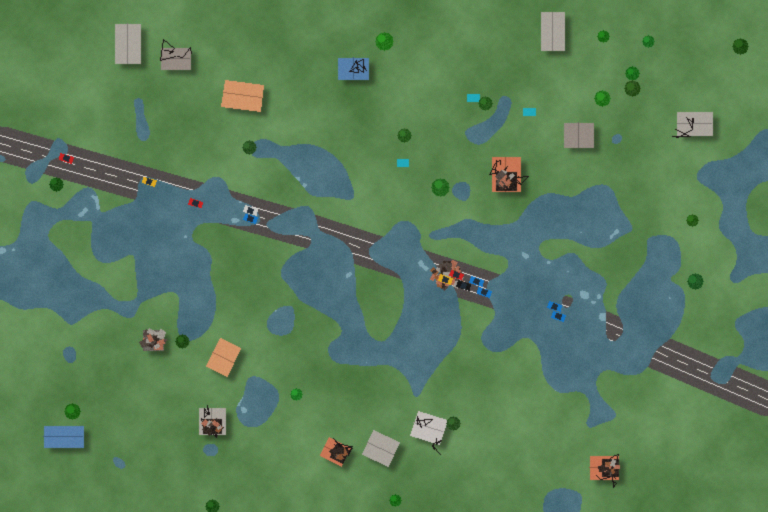
#> input picture data/samples/flooded_highway.png, 768 x 512 px
$ python -i engine.py   (imports and definitions only)
#> lines starting #> are read from the running program, lines starting #| are printed output that depends on the picture
### src/degradation/simulator.py
"""Module 1: deterministic physics-based degradation simulator."""
from __future__ import annotations

from typing import Tuple

import cv2
import numpy as np

PRESETS = {
    "mild":     dict(length=7,  angle=20.0, beta=0.4, airlight=0.85, shot_scale=0.002, read_sigma=2.0, gamma=1.0),
    "moderate": dict(length=15, angle=35.0, beta=0.8, airlight=0.85, shot_scale=0.004, read_sigma=4.0, gamma=1.2),
    "severe":   dict(length=25, angle=35.0, beta=1.2, airlight=0.85, shot_scale=0.008, read_sigma=8.0, gamma=1.5),
}


def make_motion_psf(length: float = 15, angle: float = 35.0) -> np.ndarray:
    """Normalised linear-motion PSF. angle: degrees, counter-clockwise as seen on screen
    (0 = horizontal). Built by bilinear splatting so non-integer lengths are exact."""
    half = int(np.ceil(length / 2.0)) + 1
    size = 2 * half + 1
    k = np.zeros((size, size), np.float64)
    th = np.deg2rad(angle)
    dx, dy = np.cos(th), -np.sin(th)
    n = max(int(length * 8), 8)
    for t in np.linspace(-length / 2.0, length / 2.0, n):
        x, y = half + t * dx, half + t * dy
        x0, y0 = int(np.floor(x)), int(np.floor(y))
        fx, fy = x - x0, y - y0
        k[y0, x0] += (1 - fx) * (1 - fy)
        k[y0, x0 + 1] += fx * (1 - fy)
        k[y0 + 1, x0] += (1 - fx) * fy
        k[y0 + 1, x0 + 1] += fx * fy
    return (k / k.sum()).astype(np.float64)


# [46 lines left out: functions apply_motion_blur, _depth_map, apply_atmospheric_haze, apply_sensor_noise, degrade_pipeline, not called in this run]

### src/restoration/engine.py
"""Module 2: spatial & frequency-domain restoration engine."""
from __future__ import annotations

import cv2
import numpy as np
from skimage.restoration import denoise_tv_chambolle, denoise_wavelet
from skimage.transform import radon

from src.degradation.simulator import make_motion_psf

DENOISERS = ("adaptive_median", "bilateral", "nlm", "anisotropic", "tv", "wavelet")


# ---------------------------------------------------------------- blur estimation
def _patch_spectrum(gray: np.ndarray, n: int = 256, max_patches: int = 12) -> np.ndarray:
    """Hann-windowed, patch-averaged log-magnitude spectrum (fftshifted)."""
    h, w = gray.shape
    if h < n or w < n:
        gray = cv2.resize(gray, (max(w, n), max(h, n)))
        h, w = gray.shape
    win = np.outer(np.hanning(n), np.hanning(n))
    ys = np.linspace(0, h - n, 4).astype(int)
    xs = np.linspace(0, w - n, 4).astype(int)
    acc, cnt = np.zeros((n, n)), 0
    for y in ys:
        for x in xs:
            p = gray[y:y + n, x:x + n]
            p = (p - p.mean()) * win
            acc += np.log1p(np.abs(np.fft.fftshift(np.fft.fft2(p))))
            cnt += 1
            if cnt >= max_patches:
                break
        if cnt >= max_patches:
            break
    return acc / cnt


def estimate_blur_fft(gray_y: np.ndarray) -> dict:
    """Estimate linear motion-blur angle / length from the log-magnitude 2D-FFT spectrum.

    Radon projections of the detrended spectrum find the dominant fringe orientation
    (fringes are perpendicular to the blur direction); the first spectral null along the
    blur direction gives L = 1 / f_null.
    """
    g = gray_y.astype(np.float64)
    n = 256
    S = _patch_spectrum(g, n)
    # detrend radial 1/f falloff
    yy, xx = np.indices(S.shape)
    r = np.hypot(yy - n // 2, xx - n // 2).astype(int)
    radial = np.bincount(r.ravel(), S.ravel()) / np.maximum(np.bincount(r.ravel()), 1)
    R = S - radial[r]
    R = cv2.GaussianBlur(R, (0, 0), 1.0)
    rr = np.hypot(yy - n // 2, xx - n // 2)
    R[(rr < 6) | (rr > 110)] = 0
    # fringe-orientation search via Radon (variance of projections)
    thetas = np.arange(0, 180, 1.0)
    sino = radon(R, theta=thetas, circle=True)
    score = sino.var(axis=0)
    fringe_dir_idx = float(thetas[int(np.argmax(score))])
    # skimage radon: projection angle t integrates along lines whose direction is t+90 deg.
    # Peak variance => lines of constant spectrum (fringes) run along (t+90); blur is perpendicular => t.
    angle = fringe_dir_idx % 180.0
    # spectrum x axis = +u, y axis (image rows) = +v, rows go down; convert to counter-clockwise
    est_angle = (angle if angle <= 90 else angle - 180)
    est_angle = float(est_angle % 180.0)
    # length: profile along blur direction in frequency plane
    th = np.deg2rad(est_angle)
    ts = np.arange(0.5, 0.5 * n * 0.85, 0.25)  # bins
    px = n // 2 + ts * np.cos(th) * 1.0
    py = n // 2 - ts * np.sin(th) * 1.0
    Rd = S - radial[r]  # detrended, un-zeroed spectrum for the profile
    prof = cv2.remap(Rd.astype(np.float32), px.astype(np.float32).reshape(1, -1),
                     py.astype(np.float32).reshape(1, -1), cv2.INTER_LINEAR).ravel()
    prof = cv2.GaussianBlur(prof.reshape(1, -1), (0, 0), 3.0).ravel()
    fcyc = ts / n  # cycles/pixel
    from scipy.signal import find_peaks
    mins, _ = find_peaks(-prof, prominence=0.12 * (prof.max() - prof.min() + 1e-9))
    mins = [m for m in mins if fcyc[m] > 1.0 / 80.0]
    est_len = int(round(np.clip(1.0 / fcyc[mins[0]], 3, 80))) if mins else 1
    vis = cv2.normalize(R - R.min(), None, 0, 255, cv2.NORM_MINMAX).astype(np.uint8)
    vis = cv2.applyColorMap(cv2.normalize(S, None, 0, 255, cv2.NORM_MINMAX).astype(np.uint8), cv2.COLORMAP_JET)
    return {"spectrum_vis": vis, "est_angle": est_angle, "est_length": est_len}


# ---------------------------------------------------------------- deblurring
def wiener_deblur_freq(channel: np.ndarray, psf: np.ndarray, nsr: float = 0.015) -> np.ndarray:
    """Frequency-domain Wiener: X = H* / (|H|^2 + NSR) * Y. Works on one float/uint8 channel."""
    ch = channel.astype(np.float64)
    ph, pw = psf.shape
    pad = max(ph, pw)
    chp = np.pad(ch, pad, mode="reflect")
    H, W = chp.shape
    k = np.zeros((H, W))
    k[:ph, :pw] = psf
    k = np.roll(k, (-(ph // 2), -(pw // 2)), axis=(0, 1))  # == ifftshift centring
    Hf = np.fft.fft2(k)
    G = np.conj(Hf) / (np.abs(Hf) ** 2 + nsr)
    x = np.real(np.fft.ifft2(G * np.fft.fft2(chp)))
    return x[pad:-pad, pad:-pad]


def wiener_deblur_color(img_bgr: np.ndarray, psf: np.ndarray, nsr: float = 0.015) -> np.ndarray:
    """Deblur luminance (Y of YCrCb) only, preserving chroma."""
    ycc = cv2.cvtColor(img_bgr, cv2.COLOR_BGR2YCrCb).astype(np.float64)
    ycc[..., 0] = wiener_deblur_freq(ycc[..., 0], psf, nsr)
    out = np.clip(ycc, 0, 255).astype(np.uint8)
    return cv2.cvtColor(out, cv2.COLOR_YCrCb2BGR)


# ---------------------------------------------------------------- dehazing
def _box(a, r):
    return cv2.boxFilter(a, -1, (2 * r + 1, 2 * r + 1), borderType=cv2.BORDER_REFLECT)


def guided_filter(guide: np.ndarray, src: np.ndarray, radius: int, eps: float) -> np.ndarray:
    """Gray-guide guided filter; uses cv2.ximgproc if present, else box-filter implementation."""
    guide, src = guide.astype(np.float32), src.astype(np.float32)
    if hasattr(cv2, "ximgproc"):
        return cv2.ximgproc.guidedFilter(guide, src, radius, eps)
    mi, mp = _box(guide, radius), _box(src, radius)
    cov = _box(guide * src, radius) - mi * mp
    var = _box(guide * guide, radius) - mi * mi
    a = cov / (var + eps)
    b = mp - a * mi
    return _box(a, radius) * guide + _box(b, radius)


def dehaze_guided_filter(img_bgr: np.ndarray, omega: float = 0.92, radius: int = 40,
                         eps: float = 1e-3, patch: int = 15) -> np.ndarray:
    """Dark Channel Prior + guided-filter-refined transmission."""
    I = img_bgr.astype(np.float32) / 255.0
    ker = cv2.getStructuringElement(cv2.MORPH_RECT, (patch, patch))
    dark = cv2.erode(I.min(axis=2), ker)
    n = max(int(dark.size * 0.001), 1)
    idx = np.argpartition(dark.ravel(), -n)[-n:]
    cand = I.reshape(-1, 3)[idx]
    A = cand[np.argmax(cand.sum(axis=1))]
    A = np.maximum(A, 0.3)
    t_raw = 1.0 - omega * cv2.erode((I / A).min(axis=2), ker)
    gray = cv2.cvtColor(img_bgr, cv2.COLOR_BGR2GRAY).astype(np.float32) / 255.0
    t = np.clip(guided_filter(gray, t_raw, radius, eps), 0.1, 1.0)[..., None]
    J = (I - A) / np.maximum(t, 0.1) + A
    return np.clip(J * 255.0 + 0.5, 0, 255).astype(np.uint8)


# ---------------------------------------------------------------- denoisers
# [16 lines left out: function _adaptive_median_ch, not called in this run]


def perona_malik(img: np.ndarray, iterations: int = 15, kappa: float = 25.0, lam: float = 0.2) -> np.ndarray:
    """Perona-Malik diffusion with c(g) = exp(-(g/kappa)^2), per channel."""
    u = img.astype(np.float32)
    for _ in range(iterations):
        p = np.pad(u, ((1, 1), (1, 1), (0, 0)) if u.ndim == 3 else ((1, 1), (1, 1)), mode="edge")
        c = p[1:-1, 1:-1]
        dn, ds = p[:-2, 1:-1] - c, p[2:, 1:-1] - c
        de, dw = p[1:-1, 2:] - c, p[1:-1, :-2] - c
        f = lambda d: np.exp(-(d / kappa) ** 2)
        u = u + lam * (f(dn) * dn + f(ds) * ds + f(de) * de + f(dw) * dw)
    return np.clip(u + 0.5, 0, 255).astype(np.uint8)


def denoise_suite(img_bgr: np.ndarray, method: str = "anisotropic") -> np.ndarray:
    if method == "adaptive_median":
        return np.dstack([_adaptive_median_ch(np.ascontiguousarray(img_bgr[..., c])) for c in range(3)])
    if method == "bilateral":
        return cv2.bilateralFilter(img_bgr, 9, 40, 9)
    if method == "nlm":
        return cv2.fastNlMeansDenoisingColored(img_bgr, None, 8, 8, 7, 21)
    if method in ("anisotropic", "perona_malik"):
        return perona_malik(img_bgr)
    f = img_bgr.astype(np.float64) / 255.0
    if method == "tv":
        out = denoise_tv_chambolle(f, weight=0.1, channel_axis=-1)
    elif method == "wavelet":
        out = denoise_wavelet(f, wavelet="db4", method="BayesShrink", mode="soft",
                              wavelet_levels=3, channel_axis=-1, rescale_sigma=True)
    else:
        raise ValueError(f"unknown method {method!r}; choose from {DENOISERS}")
    return np.clip(out * 255.0 + 0.5, 0, 255).astype(np.uint8)


# [14 lines left out: function cleanup_compression_artifacts, not called in this run]


def restore_auto(img_bgr: np.ndarray, psf: np.ndarray | None = None, nsr: float = 0.02,
                 denoiser: str = "anisotropic") -> dict:
    """Full GeoPulse pipeline: dehaze -> FFT-estimated Wiener deblur -> denoise."""
    out = dehaze_guided_filter(img_bgr)
    gray = cv2.cvtColor(out, cv2.COLOR_BGR2GRAY)
    est = estimate_blur_fft(gray)
    if psf is None:
        psf = make_motion_psf(est["est_length"], est["est_angle"])
    out = denoise_suite(out, denoiser)
    out = wiener_deblur_color(out, psf, nsr)
    return {"restored": out, "psf": psf, "estimate": est}

>>> import cv2
>>> picture = cv2.imread('../../data/samples/flooded_highway.png')
#> picture is the input picture: shape (512, 768, 3); mean B, G, R 89.5, 125.6, 89.1
>>> result = restore_auto(picture)
#> in dehaze_guided_filter, `dark = cv2.erode(I.min(axis=2), ker)`:
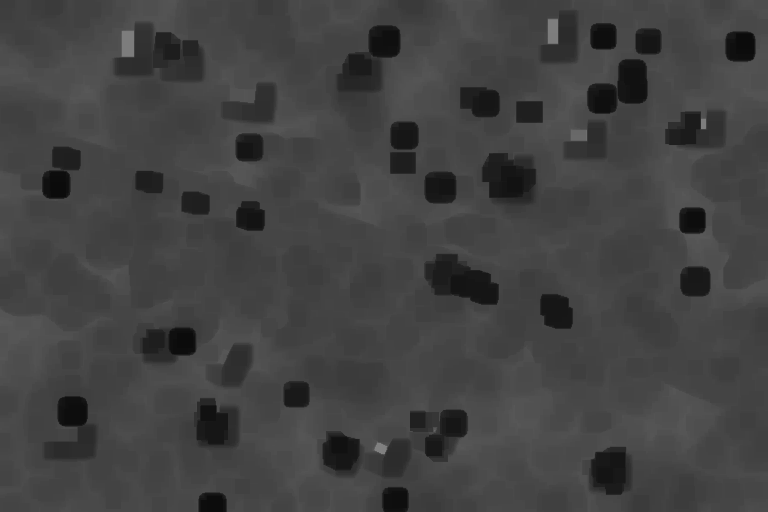
#> dark: shape (512, 768) float32; min 0.0431, max 0.506, mean 0.259
#> in dehaze_guided_filter, `idx = np.argpartition(dark.ravel(), -n)[-n:]`: idx = 393 values, max 348288 at index 220, min 15908 at index 345, mean 104689.6
#> in dehaze_guided_filter, `cand = I.reshape(-1, 3)[idx]`: cand = 393 rows, first 8: [0.576, 0.596, 0.624], [0.588, 0.62, 0.635], [0.616, 0.651, 0.659], [0.616, 0.647, 0.667], [0.596, 0.635, 0.655], [0.6, 0.639, 0.655], [0.612, 0.631, 0.659], [0.6, 0.631, 0.663]
#> in dehaze_guided_filter, `A = cand[np.argmax(cand.sum(axis=1))]`: A = [0.62, 0.651, 0.675]
#> after the loop in _patch_spectrum, `for y in ys:`:
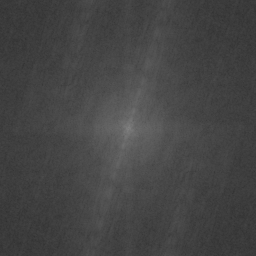
#> acc: shape (256, 256) float64; min 48.93, max 129.9, mean 69.3
#> after the loop in _patch_spectrum, `for y in ys:`:
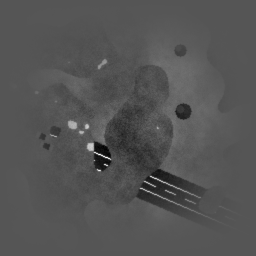
#> p: shape (256, 256) float64; min -41.98, max 82.64, mean -0.5; drawn with min black and max white
#> after the loop in _patch_spectrum, `for y in ys:`: cnt = 12
#> in estimate_blur_fft, `radial = np.bincount(r.ravel(), S.ravel()) / np.maximum(np.bincount(r...`: radial = 182 values, max 10.48 at index 1, min 4.74 at index 174, mean 6.14
#> in estimate_blur_fft, `sino = radon(R, theta=thetas, circle=True)`:
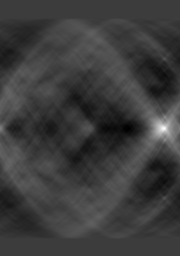
#> sino: shape (256, 180) float64; min -51.29, max 163.3, mean 0; drawn with min black and max white
#> in estimate_blur_fft, `score = sino.var(axis=0)`: score = 180 values, max 1139.5 at index 163, min 64.23 at index 60, mean 269.3
#> in estimate_blur_fft, `fringe_dir_idx = float(thetas[int(np.argmax(score))])`: fringe_dir_idx = 163
#> in estimate_blur_fft, `est_angle = (angle if angle <= 90 else angle - 180)`: est_angle = -17
#> in estimate_blur_fft, `est_angle = float(est_angle % 180.0)`: est_angle = 163
#> in estimate_blur_fft, `th = np.deg2rad(est_angle)`: th = 2.84
#> in estimate_blur_fft, `px = n // 2 + ts * np.cos(th) * 1.0`: px = 434 values, max 127.5 at index 0, min 24 at index 433, mean 75.76
#> in estimate_blur_fft, `py = n // 2 - ts * np.sin(th) * 1.0`: py = 434 values, max 127.9 at index 0, min 96.2 at index 433, mean 112
#> in estimate_blur_fft, `prof = cv2.remap(Rd.astype(np.float32), px.astype(np.float32).reshape(..`: prof = 434 values, max 0.27 at index 408, min -0.534 at index 136, mean -0.0456
#> in estimate_blur_fft, `prof = cv2.GaussianBlur(prof.reshape(1, -1), (0, 0), 3.0).ravel()`: prof = 434 values, max 0.169 at index 405, min -0.389 at index 251, mean -0.0456
#> in estimate_blur_fft, `mins, _ = find_peaks(-prof, prominence=0.12 * (prof.max() - prof.min()..`: mins = [27, 77, 114, 138, 222, 251, 287, 359, 384, 413]
#> in estimate_blur_fft, `est_len = int(round(np.clip(1.0 / fcyc[mins[0]], 3, 80))) if mins else 1`: est_len = 35
#> in estimate_blur_fft, `vis = cv2.applyColorMap(cv2.normalize(S, None, 0, 255, cv2.NORM_MINMAX..`:
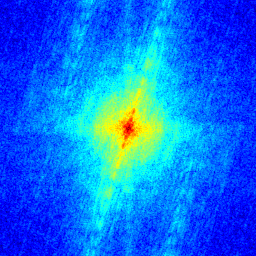
#> vis: shape (256, 256, 3); mean B, G, R 239.2, 113.3, 13.9
#> in restore_auto, `est = estimate_blur_fft(gray)`: est = 3 items
#> after the loop in perona_malik, `for _ in range(iterations):`:
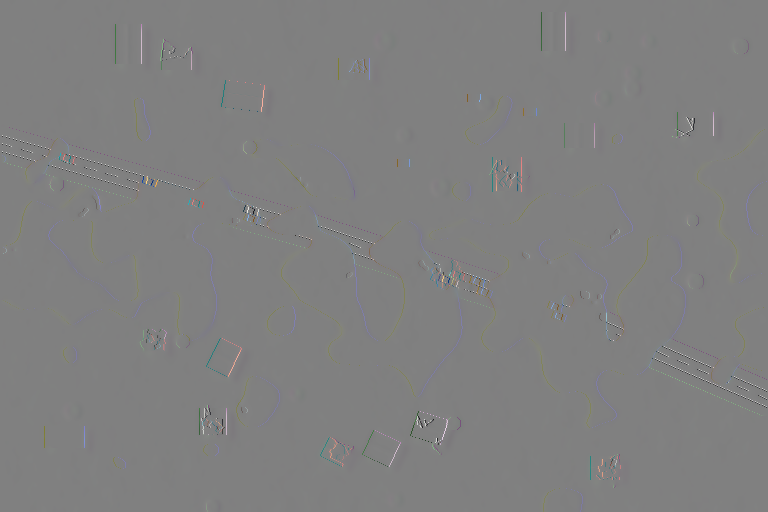
#> dw: shape (512, 768, 3) float32; mean B, G, R 0, 0, 0; drawn with min black and max white
#> in wiener_deblur_color, `return cv2.cvtColor(out, cv2.COLOR_YCrCb2BGR)`:
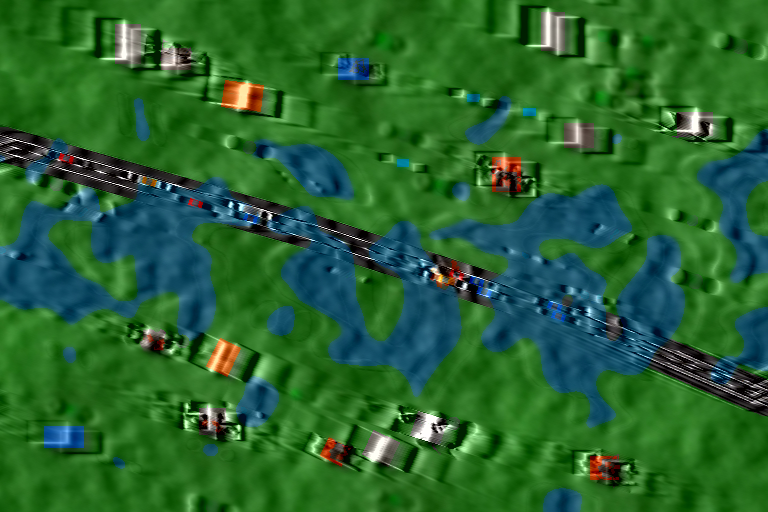
#> returned value: shape (512, 768, 3); mean B, G, R 47.8, 100.8, 39.3
#> result = 3 items
